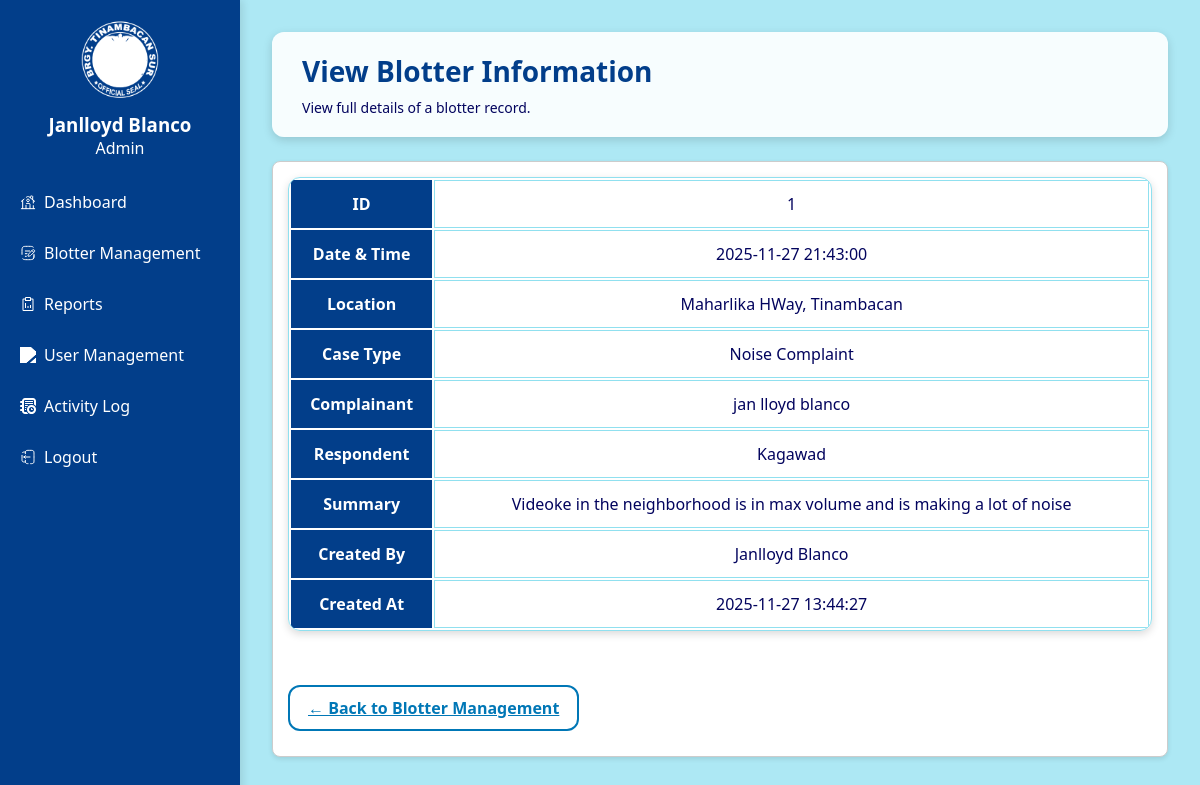
Screenshot of /BLOTTER/blotter_view.php?id=1 (signed in) with the database file from the repository.
### tables this page shows
CREATE TABLE `blotter_records` (
  `id` int(11) NOT NULL,
  `incident_datetime` datetime NOT NULL,
  `location` varchar(255) NOT NULL,
  `case_type` varchar(150) NOT NULL,
  `complainant` int(11) NOT NULL,
  `respondent` int(11) NOT NULL,
  `incident_summary` text DEFAULT NULL,
  `created_by` int(11) NOT NULL,
  `created_at` timestamp NOT NULL DEFAULT current_timestamp()
);

CREATE TABLE `complainants` (
  `id` int(11) NOT NULL,
  `full_name` varchar(200) NOT NULL,
  `age` int(11) DEFAULT NULL,
  `contact` varchar(100) DEFAULT NULL,
  `address` varchar(255) DEFAULT NULL,
  `created_at` timestamp NOT NULL DEFAULT current_timestamp()
);

CREATE TABLE `respondents` (
  `id` int(11) NOT NULL,
  `full_name` varchar(200) NOT NULL,
  `age` int(11) DEFAULT NULL,
  `contact` varchar(100) DEFAULT NULL,
  `address` varchar(255) DEFAULT NULL,
  `created_at` timestamp NOT NULL DEFAULT current_timestamp()
);

CREATE TABLE `users` (
  `id` int(11) NOT NULL,
  `full_name` varchar(200) NOT NULL,
  `username` varchar(80) NOT NULL,
  `password_hash` varchar(255) NOT NULL,
  `role` enum('Admin','Official','Secretary') NOT NULL DEFAULT 'Official',
  `status` enum('active','inactive') NOT NULL DEFAULT 'active',
  `created_at` timestamp NOT NULL DEFAULT current_timestamp(),
  `updated_at` timestamp NOT NULL DEFAULT current_timestamp() ON UPDATE current_timestamp()
);

### BLOTTER/blotter_view.php (the view, shortened to what this page needs)
<?php
require_once "../includes/config.php";
$full_name = $_SESSION["full_name"] ?? "User";
$role = $_SESSION["role"] ?? "Unknown";
$selected_id = $_GET['id'] ?? null;
$selected_record = null;
if ($selected_id) {
    $stmt = $conn->prepare("
        SELECT
            b.id,
            b.incident_datetime,
            b.location,
            b.case_type,
            c.full_name AS complainant_name,
            r.full_name AS respondent_name,
            u.full_name AS creator_name,
            b.incident_summary,
            b.created_at
        FROM blotter_records b
        LEFT JOIN complainants c ON b.complainant = c.id
        LEFT JOIN respondents r ON b.respondent = r.id
        LEFT JOIN users u ON b.created_by = u.id
        WHERE b.id = ? LIMIT 1
    ");
    $stmt->bind_param("i", $selected_id);
    $stmt->execute();
    $result = $stmt->get_result();
    $selected_record = $result->fetch_assoc();
}
?>
<!DOCTYPE html>
<html lang="en">
<head>
<link rel="stylesheet" href="../assets/css/style.css">
</head>
<body class="dashboard">
    <div class="sidebar">
        <div class="sidebar-header">
            <img src="../assets/icons/brgy.svg" alt="Logo" class="sidebar-logo">
            <div class="user-info-sidebar">
                <h3><?php echo htmlspecialchars($full_name); ?></h3>
                <p><?php echo htmlspecialchars($role); ?></p>
            </div>
        </div>
        <ul class="sidebar-menu">
            <li>
                <a href="../dashboard.php">
                    <img src="../assets/icons/home.svg" alt="Dashboard Icon" class="sidebar-icon"> Dashboard
                </a>
            </li>
            <li>
                <a href="../blotter_management.php">
                    <img src="../assets/icons/blotter.svg" alt="Blotter Icon" class="sidebar-icon"> Blotter Management
                </a>
            </li>
            <li>
                <a href="../reports.php">
                    <img src="../assets/icons/report.svg" alt="Reports Icon" class="sidebar-icon"> Reports
                </a>
            </li>
            <?php if ($_SESSION['role'] === 'Admin'): ?>
            <li>
                <a href="../user_management.php">
                    <img src="../assets/icons/user.svg" alt="User Icon" class="sidebar-icon"> User Management
                </a>
            </li>
            <li>
                <a href="../activity_log.php">
                    <img src="../assets/icons/act-logs.svg" alt="Activity Log Icon" class="sidebar-icon"> Activity Log
                </a>
            </li>
            <?php endif; ?>
            <li>
                <a href="../logout.php">
                    <img src="../assets/icons/logout.svg" alt="Logout Icon" class="sidebar-icon"> Logout
                </a>
            </li>
        </ul>
    </div>
<div class="main-content">
    <div class="page-header">
        <h1>View Blotter Information</h1>
        <p>View full details of a blotter record.</p>
    </div>
    <?php if ($selected_record): ?>
        <div class="card">
            <table class="table-container">
                <tbody>
                    <tr>
                        <th>ID</th>
                        <td><?= htmlspecialchars($selected_record['id']) ?></td>
                    </tr>
                    <tr>
                        <th>Date & Time</th>
                        <td><?= htmlspecialchars($selected_record['incident_datetime']) ?></td>
                    </tr>
                    <tr>
                        <th>Location</th>
                        <td><?= htmlspecialchars($selected_record['location']) ?></td>
                    </tr>
                    <tr>
                        <th>Case Type</th>
                        <td><?= htmlspecialchars($selected_record['case_type']) ?></td>
                    </tr>
                    <tr>
                        <th>Complainant</th>
                        <td><?= htmlspecialchars($selected_record['complainant_name']) ?></td>
                    </tr>
                    <tr>
                        <th>Respondent</th>
                        <td><?= htmlspecialchars($selected_record['respondent_name']) ?></td>
                    </tr>
                    <tr>
                        <th>Summary</th>
                        <td><?= nl2br(htmlspecialchars($selected_record['incident_summary'])) ?></td>
                    </tr>
                    <tr>
                        <th>Created By</th>
                        <td><?= htmlspecialchars($selected_record['creator_name']) ?></td>
                    </tr>
                    <tr>
                        <th>Created At</th>
                        <td><?= htmlspecialchars($selected_record['created_at']) ?></td>
                    </tr>
                </tbody>
            </table>
            <br>
            <a href="../blotter_management.php" class="btn btn-outline">← Back to Blotter Management</a>
        </div>
    <?php else: ?>
    <?php endif; ?>
</div>
</body>
</html>

### assets/css/style.css (style rules this page uses)
:root { --deep-twilight: #03045eff; --french-blue: #023e8aff; --bright-teal-blue: #0077b6ff; --blue-green: #0096c7ff; --turquoise-surf: #00b4d8ff; --sky-aqua: #48cae4ff; --frosted-blue: #90e0efff; --frosted-blue-2: #ade8f4ff; --light-cyan: #caf0f8ff; --primary-color: var(--french-blue); --secondary-color: var(--bright-teal-blue); --card-bg: rgba(255,255,255,0.9); --dashboard-bg: var(--frosted-blue-2); --bg-gradient: linear-gradient(135deg, var(--sky-aqua), var(--blue-green)); --error-color: #dc2626; --success-color: #16a34a; --pending-color: #fbbf24; --shadow-color: rgba(0, 0, 0, 0.15); --transition-speed: 0.3s; --border-radius: 12px; --font-family: 'Segoe UI', Tahoma, Geneva, Verdana, sans-serif; }
* { box-sizing: border-box; margin:0; padding:0; }
body { font-family: var(--font-family); background: var(--bg-gradient); color: var(--deep-twilight); transition: background var(--transition-speed); }
.btn { display: inline-flex; align-items: center; justify-content: center; gap: 0.5em; padding: 10px 18px; border-radius: var(--border-radius); border: none; background: var(--secondary-color); color: #fff; font-size: 16px; font-weight: 600; cursor: pointer; margin-bottom: 10px; transition: background var(--transition-speed), transform 0.2s, box-shadow var(--transition-speed); }
.btn-outline { background: transparent; border: 2px solid var(--secondary-color); color: var(--secondary-color); }
body.dashboard { display:flex; height:100vh; }
.sidebar { width:240px; background-color: var(--primary-color); color:white; display:flex; flex-direction:column; align-items:center; padding:1.25rem 0; position:fixed; left:0; top:0; height:100vh; overflow-y:auto; box-shadow:3px 0 8px rgba(0,0,0,0.1); }
.sidebar-header { text-align:center; margin-bottom:1.25rem; }
.sidebar-header img { width:80px; margin-bottom:0.5rem; filter: brightness(0) invert(1); }
.sidebar-menu { list-style:none; padding:0; width:100%; }
.sidebar-menu li a { display:flex; align-items:center; gap:0.5em; color:white; text-decoration:none; padding:0.75rem 1.25rem; font-weight:500; font-size:1rem; border-radius:6px; margin-bottom:5px; transition: background var(--transition-speed), padding-left var(--transition-speed); }
.sidebar-menu li a .sidebar-icon { width:1em; height:1em; object-fit:contain; filter:brightness(0) invert(1); transition:filter var(--transition-speed); }
.main-content { flex:1; margin-left:240px; background:var(--dashboard-bg); padding:2rem; min-height:100vh; }
.main-content h1 { color:var(--primary-color); margin-bottom:0px; font-size:28px; font-weight:700; }
.card { background: var(--card-bg); backdrop-filter: blur(6px); padding:25px; border-radius: var(--border-radius); box-shadow: 0 8px 25px var(--shadow-color); transition:all var(--transition-speed); }
.table-container { width: 100%; background: var(--card-bg); border-radius: var(--border-radius); overflow: hidden; box-shadow: 0 3px 8px var(--shadow-color); margin-bottom: 2rem; border: 1px solid var(--frosted-blue); }
.table-container th, .table-container td { padding: 12px 5px; border: 1px solid var(--frosted-blue); text-align: center; }
.table-container th { background: var(--primary-color); color: #fff; font-weight: 600; border: 1px solid var(--primary-color-dark); }
.table-container tr:nth-child(even) td { background: var(--frosted-blue-1); }
.page-header { background: var(--card-bg); padding:1.25rem 1.875rem; border-radius: var(--border-radius); box-shadow:0 3px 10px var(--shadow-color); margin-bottom:1.5rem; }
.page-header h1 { color: var(--primary-color); font-size:28px; font-weight:700; }
.page-header p { color: var(--deep-twilight); margin-top:0.5rem; font-size:14px; }
.card { background-color: #fff; border: 1px solid #ccc; border-radius: 8px; padding: 15px; box-shadow: 0 2px 5px rgba(0,0,0,0.1); }

### rows the page displays
blotter_records: id "1", incident_datetime "2025-11-27 21:43:00", location "Maharlika HWay, Tinambacan", case_type "Noise Complaint", complainant.full_name "jan lloyd blanco", respondent.full_name "Kagawad", incident_summary "Videoke in the neighborhood is in max volume and is making a lot of noise", created_by.full_name "Janlloyd Blanco", created_at "2025-11-27 13:44:27"

### other values shown
$full_name "Janlloyd Blanco"
$role "Admin"
